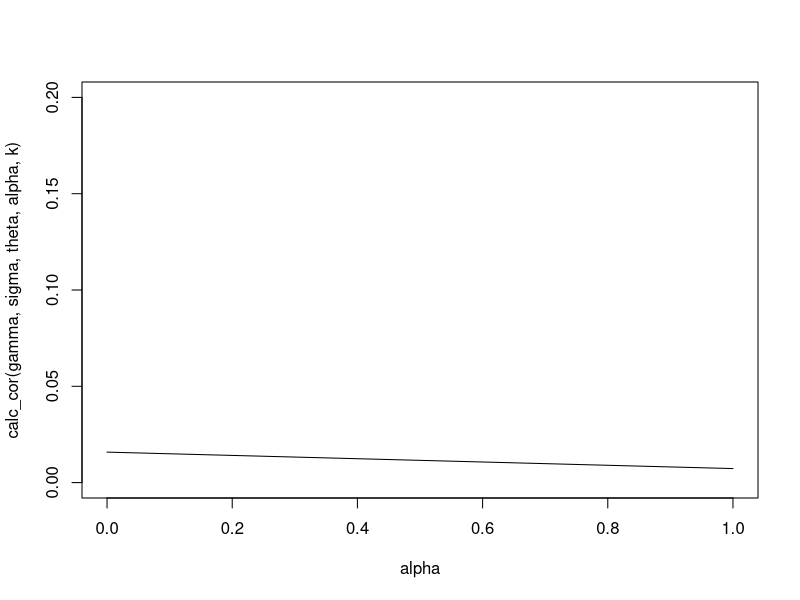

Write R code to recreate this figure.

# this is for the old binary version of the model

type_names <- c("b", "g", "s", "n")

type_to_GS <- matrix(c(1, 1, 1, 0, 0, 1, 0, 0), 2, 4,
                     dimnames = list(c("G", "S"), type = type_names))


GS_to_type <- matrix(c("n", "g", "s", "b"), 2, 2, 
                     dimnames = list(G = c("0", "1"), S = c("0", "1")))

G_types <- type_to_GS["G", type_names]
G_parents <- outer(G_types, G_types, `+`)
S_types <- type_to_GS["S", type_names]
S_parents <- outer(S_types, S_types, `+`)

# types of children from types of parents
calc_children_types <- function (types, alpha) {
  stopifnot(sum(types) == 1, all(types >= 0))
  stopifnot(names(types) == type_names)
  

  # copy names and dimensions:
  G_children <- S_children <- G_parents
  # proportion of children with G is average of parents G: 1, 1/2 or 0
  # proportion of children with S is 1 if both parents have S = 1, alpha if only one does, 0 otherwise
  G_children[] <- c(0, 0.5, 1)[G_parents + 1]   # + 1 for 1-indexing
  S_children[] <- c(0, alpha, 1)[S_parents + 1]
  
  # within each set of parents, G and S of children are independent,
  # so we can do this:
  type_children <- list(
                      b = G_children * S_children, 
                      g = G_children * (1 - S_children),
                      s = (1 - G_children) * S_children,
                      n = (1 - G_children) * (1 - S_children)
                    )
  
  # now we can multiply by the proportions of each parent
  parents_props <- types %o% types
  type_children <- lapply(type_children, `*`, parents_props)
  type_children <- vapply(type_children, sum, numeric(1))
  
  type_children
}


calc_children_from_params <- function (gamma, sigma, theta, alpha, k) {
  stopifnot(k >= 0, k <= 1)
  stopifnot(alpha >= 0, alpha <= 1)
  stopifnot(gamma > 0, gamma < 1, sigma > 0, sigma < 1)
  stopifnot(theta > gamma * sigma, theta <= sigma, theta <= gamma)
  
  
  # just for checking:
  types <- c(
              b = gamma * sigma, 
              g = gamma * (1 - sigma), 
              s = (1 - gamma) * sigma, 
              n = (1 - gamma) * (1 - sigma)
            )
  
  phi <- theta - sigma * gamma
  types_H <- c(
                b = gamma * sigma / theta, 
                g = (1 - k) * phi/theta, 
                s = k * phi/theta, 
                n = 0
              )
  types_L <- c(
                b = 0, 
                g = (gamma * (1 - sigma) - (1 - k) * phi)/(1 - theta),
                s = ((1 - gamma) * sigma - k * phi)/(1 - theta),
                n = (1 - gamma) * (1 - sigma)/(1 - theta)
              )
            
  types_H_chn <- calc_children_types(types_H, alpha = alpha)
  types_L_chn <- calc_children_types(types_L, alpha = alpha)
  types_chn <- theta * types_H_chn + (1 - theta) * types_L_chn
  
  # only for alpha = .5:
  # stopifnot(isTRUE(all.equal(types_chn["b"], types["b"] + types["g"] * types["s"]/2)))
            
  return(types_chn)
}

calc_GS_cor <- function(types) {
  with(as.list(types), 
    b - (b + g)*(b + s)
  )
}

calc_cor <- Vectorize(function (gamma, sigma, theta, alpha, k) {
  calc_GS_cor(calc_children_from_params(gamma, sigma, theta, alpha, k))
})


calc_children_algebra <- function (gamma, sigma, theta, alpha, k) {
  
  b <- gamma * sigma
  g <- gamma * (1 - sigma)
  s <- (1 - gamma) * sigma
  n <- (1 - gamma) * (1 - sigma)
  
  b_H <- b/theta
  g_H <- (1 - k)*(theta - gamma*sigma)/theta
  types_chn <- numeric(4)
  names(types_chn) <- type_names

  types_chn["b"] <- b - theta * (1 - 2 * alpha) * b_H * g_H + alpha * g * s
  types_chn["g"] <- g + theta * (1 - 2 * alpha) * b_H * g_H - alpha * g * s
  types_chn["s"] <- s - (1 - alpha) * g * s
  types_chn["n"] <- n + (1 - alpha) * g * s

  types_chn
}

gamma <- .2
sigma <- 0.6
theta <- .2
k <- .35
curve(calc_cor(gamma, sigma, theta, alpha, k), xname = "alpha", ylim = c(0, .2))
